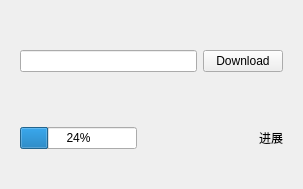
<?xml version="1.0" encoding="UTF-8"?>
<ui version="4.0">
 <class>Widget</class>
 <widget class="QWidget" name="Widget">
  <property name="geometry">
   <rect>
    <x>0</x>
    <y>0</y>
    <width>303</width>
    <height>189</height>
   </rect>
  </property>
  <property name="windowTitle">
   <string>Widget</string>
  </property>
  <layout class="QVBoxLayout" name="verticalLayout">
   <item>
    <spacer name="verticalSpacer">
     <property name="orientation">
      <enum>Qt::Vertical</enum>
     </property>
     <property name="sizeHint" stdset="0">
      <size>
       <width>20</width>
       <height>40</height>
      </size>
     </property>
    </spacer>
   </item>
   <item>
    <widget class="QWidget" name="widget" native="true">
     <layout class="QHBoxLayout" name="horizontalLayout">
      <item>
       <widget class="QLineEdit" name="lineEdit"/>
      </item>
      <item>
       <widget class="QPushButton" name="downloadButton">
        <property name="text">
         <string>Download</string>
        </property>
       </widget>
      </item>
     </layout>
    </widget>
   </item>
   <item>
    <spacer name="verticalSpacer_2">
     <property name="orientation">
      <enum>Qt::Vertical</enum>
     </property>
     <property name="sizeHint" stdset="0">
      <size>
       <width>20</width>
       <height>40</height>
      </size>
     </property>
    </spacer>
   </item>
   <item>
    <widget class="QWidget" name="widget_2" native="true">
     <layout class="QHBoxLayout" name="horizontalLayout_2">
      <item>
       <widget class="QProgressBar" name="progressBar">
        <property name="value">
         <number>24</number>
        </property>
       </widget>
      </item>
      <item>
       <spacer name="horizontalSpacer">
        <property name="orientation">
         <enum>Qt::Horizontal</enum>
        </property>
        <property name="sizeHint" stdset="0">
         <size>
          <width>40</width>
          <height>20</height>
         </size>
        </property>
       </spacer>
      </item>
      <item>
       <widget class="QLabel" name="statusLabel">
        <property name="text">
         <string>进展</string>
        </property>
       </widget>
      </item>
     </layout>
    </widget>
   </item>
   <item>
    <spacer name="horizontalSpacer_2">
     <property name="orientation">
      <enum>Qt::Horizontal</enum>
     </property>
     <property name="sizeHint" stdset="0">
      <size>
       <width>40</width>
       <height>20</height>
      </size>
     </property>
    </spacer>
   </item>
  </layout>
 </widget>
 <resources/>
 <connections/>
</ui>
